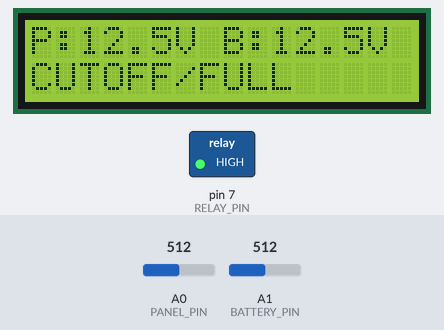
Simulated run of this sketch. Board: Arduino Uno, built with avr-gcc and run on an emulated ATmega328P. Shown: 16×2 character LCD, switched loads named in the sketch (green lamp = pin HIGH). The inputs (shaded band) are chosen by the test bench; at power-on: A0 (PANEL_PIN) = 512, A1 (BATTERY_PIN) = 512. What the sketch prints to the serial monitor is not drawn.

Above: at 2.2 s.
2.3 s: A0 (PANEL_PIN) set to 520
At 4.3 s:
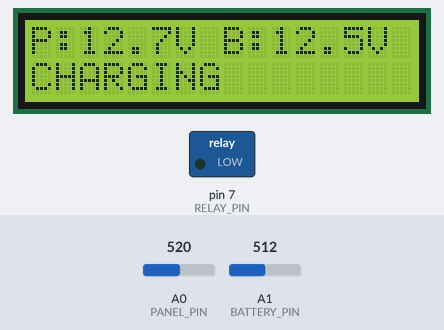
4.6 s: A1 (BATTERY_PIN) set to 575
At 5.7 s:
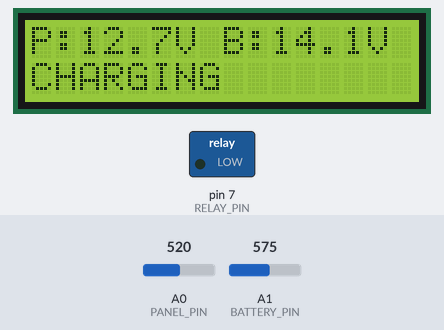
6.7 s: A1 (BATTERY_PIN) set to 606
At 8.3 s:
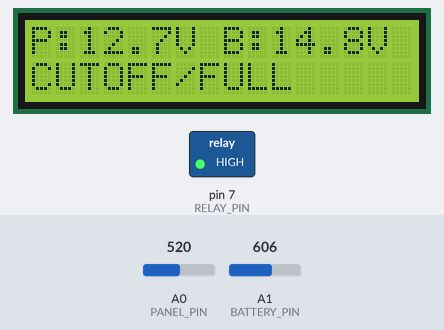
8.7 s: A0 (PANEL_PIN) set to 511
At 9.6 s:
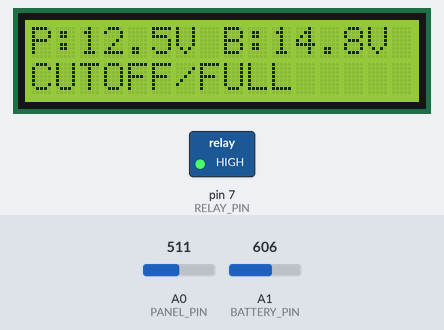
10.8 s: A1 (BATTERY_PIN) set to 716
At 12.2 s:
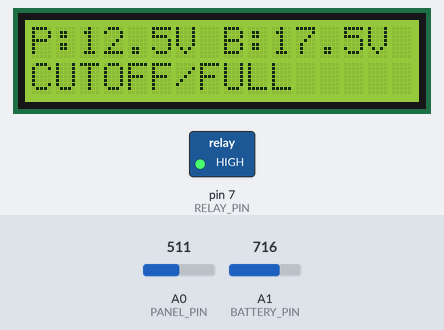
12.9 s: A0 (PANEL_PIN) set to 306
At 14.7 s:
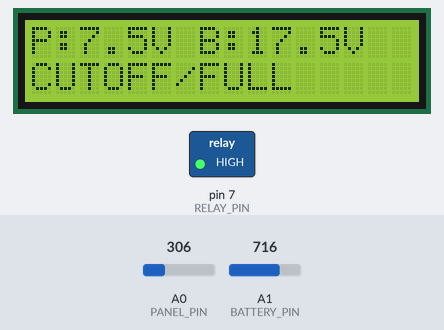
Timing chart, 0 to 15.9 s (numbered marks = the images above; inputs shaded):
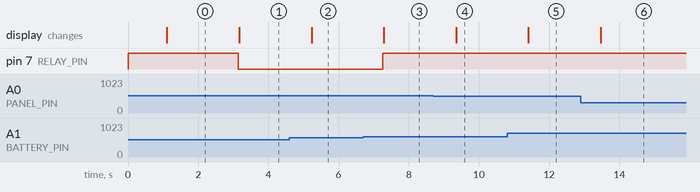

Measured:
- the behaviour switches between 512 and 513 on A0 (PANEL_PIN) (found by bisection; images 0 and 1)
- the behaviour switches between 589 and 590 on A1 (BATTERY_PIN) (found by bisection; images 2 and 3)
- after the input at 2.3 s, pin 7 (RELAY_PIN): HIGH → LOW after 0.84 s; the display: changes after 0.87 s (image 1)
- after the input at 4.6 s, the display: changes after 0.63 s (image 2)
- after the input at 6.7 s, pin 7 (RELAY_PIN): LOW → HIGH after 0.56 s; the display: changes after 0.59 s (image 3)
- after the input at 8.7 s, the display: changes after 0.65 s (image 4)
- after the input at 10.8 s, the display: changes after 0.61 s (image 5)
- after the input at 12.9 s, the display: changes after 0.57 s (image 6)

The sketch:

solar-battery-charger-monitor.ino
```cpp
/*
  Solar Battery Charger Monitor
  ------------------------------
  Reads solar panel and 12 V battery voltage through voltage
  dividers, shows them on a 16x2 I2C LCD and Serial, and cuts
  off charging (relay OFF) when the battery is full.
  Relay is OFF (not charging) on startup (safe default).

  Wiring:
    Panel divider  : panel+ - 30k - A0 - 7.5k - GND
    Battery divider: batt+  - 30k - A1 - 7.5k - GND
    Charge relay   : D7 (active LOW)
    LCD I2C        : SDA A4, SCL A5 (Uno)
*/

#include <Wire.h>
#include <LiquidCrystal_I2C.h>

// ---- Pin definitions ----
const int PANEL_PIN    = A0;  // Solar panel voltage divider
const int BATTERY_PIN  = A1;  // Battery voltage divider
const int RELAY_PIN    = 7;   // Charge relay (active LOW)

// ---- Calibration / thresholds ----
// Divider ratio: (30k + 7.5k) / 7.5k = 5.0. Adjust after
// comparing with a multimeter.
const float DIVIDER_RATIO = 5.0;
const float ADC_REF       = 5.0;  // Arduino ADC reference (V)

const float FULL_VOLTAGE   = 14.4;  // Stop charging at this battery voltage
const float RESUME_VOLTAGE = 13.0;  // Resume charging below this voltage

LiquidCrystal_I2C lcd(0x27, 16, 2);  // Change 0x27 to 0x3F if needed

bool charging = false;

float readVoltage(int pin) {
  int raw = analogRead(pin);
  return (raw * ADC_REF / 1023.0) * DIVIDER_RATIO;
}

void setup() {
  pinMode(RELAY_PIN, OUTPUT);
  // Safe default: relay OFF (not charging) on startup.
  digitalWrite(RELAY_PIN, HIGH);

  Serial.begin(9600);
  lcd.init();
  lcd.backlight();
  lcd.print("Solar Monitor");
  delay(1000);
  lcd.clear();
  Serial.println("Solar Battery Charger Monitor ready.");
}

void loop() {
  float panelVoltage   = readVoltage(PANEL_PIN);
  float batteryVoltage = readVoltage(BATTERY_PIN);

  // Charge control with hysteresis.
  if (!charging && batteryVoltage < RESUME_VOLTAGE && panelVoltage > batteryVoltage) {
    charging = true;
    digitalWrite(RELAY_PIN, LOW);  // LOW = relay ON (charging)
    Serial.println("Charging ON");
  } else if (charging && batteryVoltage >= FULL_VOLTAGE) {
    charging = false;
    digitalWrite(RELAY_PIN, HIGH);  // HIGH = relay OFF (cutoff)
    Serial.println("Battery full - charging OFF (cutoff)");
  }

  // LCD output.
  lcd.setCursor(0, 0);
  lcd.print("P:");
  lcd.print(panelVoltage, 1);
  lcd.print("V B:");
  lcd.print(batteryVoltage, 1);
  lcd.print("V ");
  lcd.setCursor(0, 1);
  lcd.print(charging ? "CHARGING     " : "CUTOFF/FULL  ");

  // Serial output.
  Serial.print("Panel: ");
  Serial.print(panelVoltage, 2);
  Serial.print(" V | Battery: ");
  Serial.print(batteryVoltage, 2);
  Serial.print(" V | ");
  Serial.println(charging ? "CHARGING" : "NOT CHARGING");

  delay(1000);
}
```
